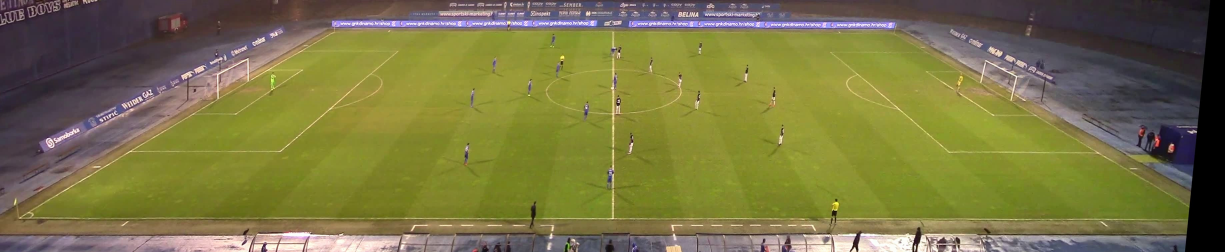
#> input picture tracker/reference_img.jpg, 3674 x 756 px (shown at 1/3 size)
$ jupyter execute perspective_transform_experimenting.ipynb   (shell and % lines are left out)
#> lines starting #> are read from the running program, lines starting #| are printed output that depends on the picture
[cell 1]
import cv2
import numpy as np
import matplotlib.pyplot as plt

[cell 2]
# To open matplotlib in interactive mode
# %matplotlib qt5

# Load the image
img = cv2.imread('reference_img.jpg')
#> img is the input picture: shape (756, 3674, 3); mean B, G, R 67.9, 117.4, 121.2

def mouse_click(event,x,y,flags,param):
    if event == cv2.EVENT_LBUTTONDOWN:
        print(x, y)

clone = img.copy()
cv2.namedWindow("image")
cv2.setMouseCallback("image", mouse_click)
# keep looping until the 'q' key is pressed
while True:
	# display the image and wait for a keypress
	cv2.imshow("image", img)
	key = cv2.waitKey(1) & 0xFF
#> (key q is pressed here)
	# if the 'c' key is pressed, break from the loop
	if key == ord("q"):
		break
# close all open windows
cv2.destroyAllWindows()

[cell 3]
# All points are in format [cols, rows]
pt_A = [4, 93]
pt_B = [1642, 103]
pt_C = [1901, 961]
pt_D = [2, 982]

[cell 4]
# Here, I have used L2 norm. You can use L1 also.
width_AD = np.sqrt(((pt_A[0] - pt_D[0]) ** 2) + ((pt_A[1] - pt_D[1]) ** 2))
width_BC = np.sqrt(((pt_B[0] - pt_C[0]) ** 2) + ((pt_B[1] - pt_C[1]) ** 2))
maxWidth = max(int(width_AD), int(width_BC))


height_AB = np.sqrt(((pt_A[0] - pt_B[0]) ** 2) + ((pt_A[1] - pt_B[1]) ** 2))
height_CD = np.sqrt(((pt_C[0] - pt_D[0]) ** 2) + ((pt_C[1] - pt_D[1]) ** 2))
maxHeight = max(int(height_AB), int(height_CD))

[cell 5]
# input_pts = np.float32([pt_A, pt_B, pt_C, pt_D])
input_pts = np.float32([ [1, 47], [878, 54], [1019, 544],[1, 546]])
# output_pts = np.float32([[0, 0], [0, maxHeight - 1], [maxWidth - 1, maxHeight - 1], [maxWidth - 1, 0]])
output_pts = np.float32([
        [871, 37], # Upper left
        [1490, 39], # Upper right
        [1458, 959], # Lower right
        [1061, 955]]) # Lower left

[cell 6]
# Compute the perspective transform M
M = cv2.getPerspectiveTransform(input_pts,output_pts)

[cell 7]
out = cv2.warpPerspective(img,M, (1920, 1080),flags=cv2.INTER_LINEAR)
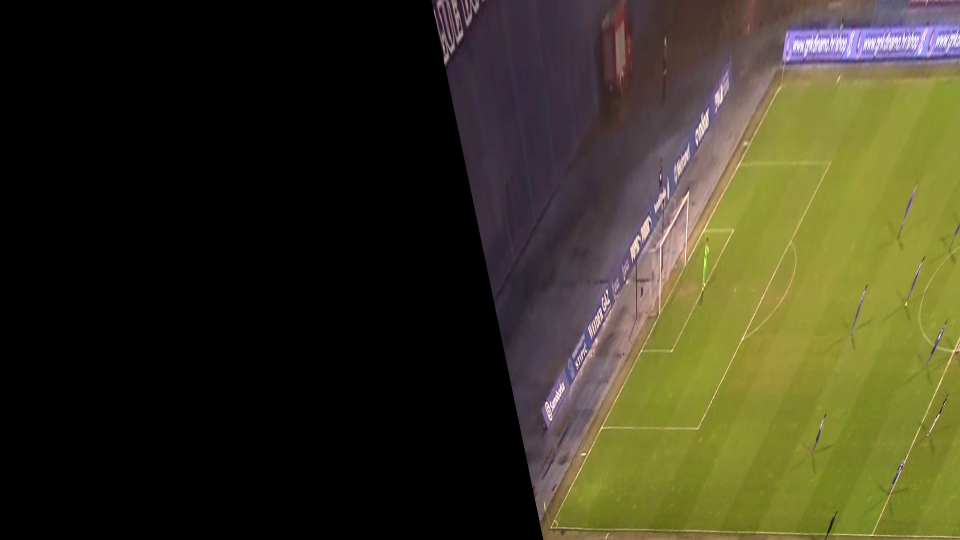
#> out: shape (1080, 1920, 3) (shown at 1/2 size); mean B, G, R 33.4, 55.4, 58.8
while True:
	# display the image and wait for a keypress
	cv2.imshow("warped", out)
	key = cv2.waitKey(1) & 0xFF
#> (key q is pressed here)
	# if the 'c' key is pressed, break from the loop
	if key == ord("c"):
		break
cv2.destroyAllWindows()
